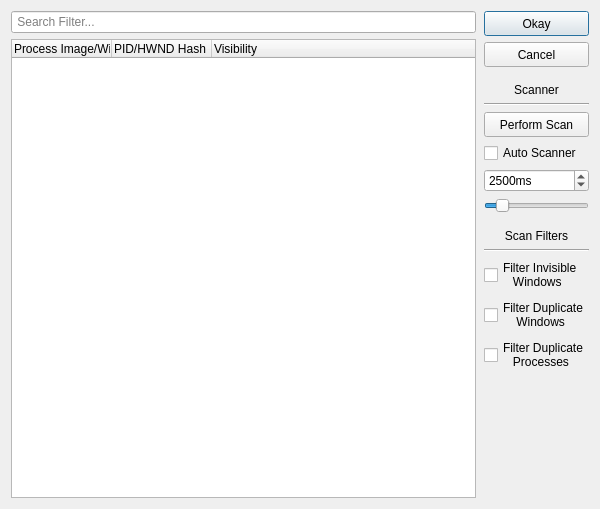
<?xml version="1.0" encoding="UTF-8"?>
<ui version="4.0">
 <class>ProcessScannerDialog</class>
 <widget class="QDialog" name="ProcessScannerDialog">
  <property name="geometry">
   <rect>
    <x>0</x>
    <y>0</y>
    <width>600</width>
    <height>509</height>
   </rect>
  </property>
  <property name="windowTitle">
   <string>Process Scanner</string>
  </property>
  <layout class="QHBoxLayout" name="horizontalLayout" stretch="1,0">
   <item>
    <layout class="QVBoxLayout" name="vlTree">
     <item>
      <widget class="QLineEdit" name="linSearchFilter">
       <property name="placeholderText">
        <string> Search Filter...</string>
       </property>
      </widget>
     </item>
     <item>
      <widget class="QTreeWidget" name="twProcessTree">
       <property name="contextMenuPolicy">
        <enum>Qt::CustomContextMenu</enum>
       </property>
       <property name="alternatingRowColors">
        <bool>true</bool>
       </property>
       <attribute name="headerMinimumSectionSize">
        <number>40</number>
       </attribute>
       <column>
        <property name="text">
         <string>Process Image/Window Title                   </string>
        </property>
       </column>
       <column>
        <property name="text">
         <string>PID/HWND Hash</string>
        </property>
       </column>
       <column>
        <property name="text">
         <string>Visibility</string>
        </property>
       </column>
      </widget>
     </item>
    </layout>
   </item>
   <item>
    <layout class="QVBoxLayout" name="vlOptions" stretch="0,0,0,0,0">
     <property name="leftMargin">
      <number>2</number>
     </property>
     <item>
      <widget class="QPushButton" name="btnOkay">
       <property name="minimumSize">
        <size>
         <width>0</width>
         <height>25</height>
        </size>
       </property>
       <property name="text">
        <string>Okay</string>
       </property>
      </widget>
     </item>
     <item>
      <widget class="QPushButton" name="btnCancel">
       <property name="minimumSize">
        <size>
         <width>0</width>
         <height>25</height>
        </size>
       </property>
       <property name="text">
        <string>Cancel</string>
       </property>
      </widget>
     </item>
     <item>
      <layout class="QVBoxLayout" name="vlScanner">
       <property name="topMargin">
        <number>10</number>
       </property>
       <item>
        <widget class="QLabel" name="label_2">
         <property name="text">
          <string>Scanner</string>
         </property>
         <property name="alignment">
          <set>Qt::AlignCenter</set>
         </property>
        </widget>
       </item>
       <item>
        <widget class="Line" name="line_2">
         <property name="orientation">
          <enum>Qt::Horizontal</enum>
         </property>
        </widget>
       </item>
       <item>
        <widget class="QPushButton" name="btnScan">
         <property name="minimumSize">
          <size>
           <width>0</width>
           <height>25</height>
          </size>
         </property>
         <property name="text">
          <string>Perform Scan</string>
         </property>
        </widget>
       </item>
       <item>
        <widget class="QCheckBox" name="cbAutoScanner">
         <property name="layoutDirection">
          <enum>Qt::LeftToRight</enum>
         </property>
         <property name="text">
          <string>Auto Scanner</string>
         </property>
         <property name="tristate">
          <bool>false</bool>
         </property>
        </widget>
       </item>
       <item>
        <widget class="QSpinBox" name="sbAutoScannerInterval">
         <property name="suffix">
          <string>ms</string>
         </property>
         <property name="prefix">
          <string/>
         </property>
         <property name="minimum">
          <number>1500</number>
         </property>
         <property name="maximum">
          <number>10000</number>
         </property>
         <property name="stepType">
          <enum>QAbstractSpinBox::DefaultStepType</enum>
         </property>
         <property name="value">
          <number>2500</number>
         </property>
         <property name="displayIntegerBase">
          <number>10</number>
         </property>
        </widget>
       </item>
       <item>
        <widget class="QSlider" name="hsAutoScannerInterval">
         <property name="minimum">
          <number>1500</number>
         </property>
         <property name="maximum">
          <number>10000</number>
         </property>
         <property name="singleStep">
          <number>100</number>
         </property>
         <property name="value">
          <number>2500</number>
         </property>
         <property name="orientation">
          <enum>Qt::Horizontal</enum>
         </property>
         <property name="tickPosition">
          <enum>QSlider::NoTicks</enum>
         </property>
        </widget>
       </item>
      </layout>
     </item>
     <item>
      <layout class="QVBoxLayout" name="vlFilters">
       <property name="topMargin">
        <number>10</number>
       </property>
       <item>
        <widget class="QLabel" name="label">
         <property name="text">
          <string>Scan Filters</string>
         </property>
         <property name="alignment">
          <set>Qt::AlignCenter</set>
         </property>
        </widget>
       </item>
       <item>
        <widget class="Line" name="line">
         <property name="orientation">
          <enum>Qt::Horizontal</enum>
         </property>
        </widget>
       </item>
       <item>
        <widget class="QCheckBox" name="cbFilterInvisibleWindows">
         <property name="text">
          <string>Filter Invisible
   Windows   </string>
         </property>
        </widget>
       </item>
       <item>
        <widget class="QCheckBox" name="cbFilterDuplicateWindows">
         <property name="inputMethodHints">
          <set>Qt::ImhNone</set>
         </property>
         <property name="text">
          <string>Filter Duplicate
    Windows    </string>
         </property>
         <property name="checked">
          <bool>false</bool>
         </property>
        </widget>
       </item>
       <item>
        <widget class="QCheckBox" name="cbFilterDuplicateProcesses">
         <property name="text">
          <string>Filter Duplicate
   Processes   </string>
         </property>
        </widget>
       </item>
      </layout>
     </item>
     <item>
      <spacer name="verticalSpacer">
       <property name="orientation">
        <enum>Qt::Vertical</enum>
       </property>
       <property name="sizeHint" stdset="0">
        <size>
         <width>20</width>
         <height>40</height>
        </size>
       </property>
      </spacer>
     </item>
    </layout>
   </item>
  </layout>
 </widget>
 <resources/>
 <connections/>
</ui>
